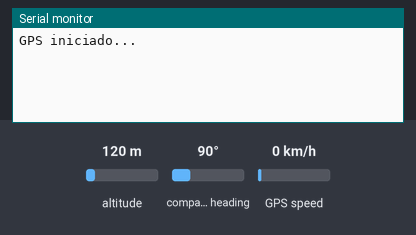
Recording of a sketch running on a simulated ESP32. On the bench: the last lines printed to the serial monitor. The inputs (shaded band) are chosen by the test bench; at power-on: altitude 120 m, GPS speed 0 km/h, compass heading 90°. The GPS gets a fix after 3 s at 37.7749, -122.4194 with 8 satellites.

Above: at 1.2 s.
1.3 s: altitude set to 20 m
At 3.8 s:
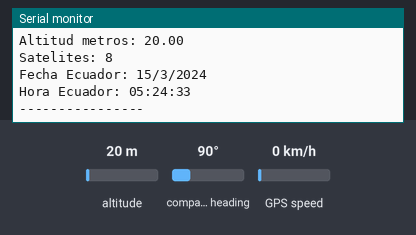
4.5 s: GPS speed set to 2 km/h
At 5.8 s:
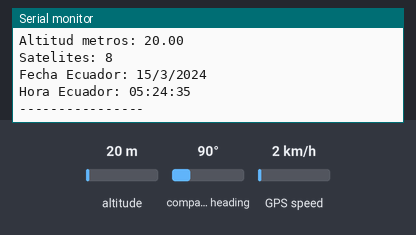
6.0 s: altitude set to 250 m
At 6.8 s:
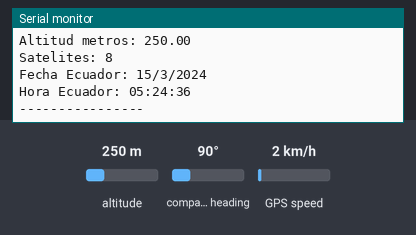
Timing chart, 0 to 9.0 s (numbered marks = the images above; inputs shaded):
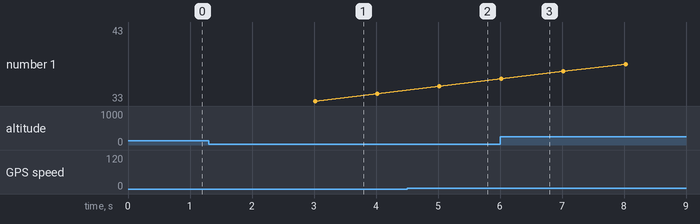

The sketch:

gps_esp32.ino
```cpp
#include <TinyGPS++.h>

TinyGPSPlus gps;
HardwareSerial gpsSerial(2);

// Ecuador continental = UTC -5
const int UTC_OFFSET = -5;

void setup() {
  Serial.begin(115200);

  // RX = GPIO16
  // TX = GPIO17
  gpsSerial.begin(9600, SERIAL_8N1, 16, 17);

  Serial.println("GPS iniciado...");
}

void loop() {

  // Leer datos del GPS
  while (gpsSerial.available()) {
    gps.encode(gpsSerial.read());
  }

  // Si hay nueva ubicacion
  if (gps.location.isUpdated()) {

    Serial.print("Latitud: ");
    Serial.println(gps.location.lat(), 6);

    Serial.print("Longitud: ");
    Serial.println(gps.location.lng(), 6);

    Serial.print("Velocidad km/h: ");
    Serial.println(gps.speed.kmph());

    Serial.print("Altitud metros: ");
    Serial.println(gps.altitude.meters());

    Serial.print("Satelites: ");
    Serial.println(gps.satellites.value());

    // ===== FECHA =====
    Serial.print("Fecha Ecuador: ");

    if (gps.date.isValid()) {

      Serial.print(gps.date.day());
      Serial.print("/");

      Serial.print(gps.date.month());
      Serial.print("/");

      Serial.println(gps.date.year());

    } else {

      Serial.println("No disponible");
    }

    // ===== HORA ECUADOR =====
    Serial.print("Hora Ecuador: ");

    if (gps.time.isValid()) {

      int hora = gps.time.hour() + UTC_OFFSET;

      // Ajuste horario
      if (hora < 0) {
        hora += 24;
      }

      if (hora >= 24) {
        hora -= 24;
      }

      // Formato 00:00:00
      if (hora < 10) Serial.print("0");
      Serial.print(hora);
      Serial.print(":");

      if (gps.time.minute() < 10) Serial.print("0");
      Serial.print(gps.time.minute());
      Serial.print(":");

      if (gps.time.second() < 10) Serial.print("0");
      Serial.println(gps.time.second());

    } else {

      Serial.println("No disponible");
    }

    Serial.println("----------------");

  } // cierre if

} // cierre loop
```

Measured:
- after the input at 1.3 s, the serial monitor: prints a new line after 1.7 s (image 1)
- after the input at 4.5 s, the serial monitor: prints a new line after 0.52 s (image 2)
- after the input at 6.0 s, the serial monitor: prints a new line at once (image 3)
